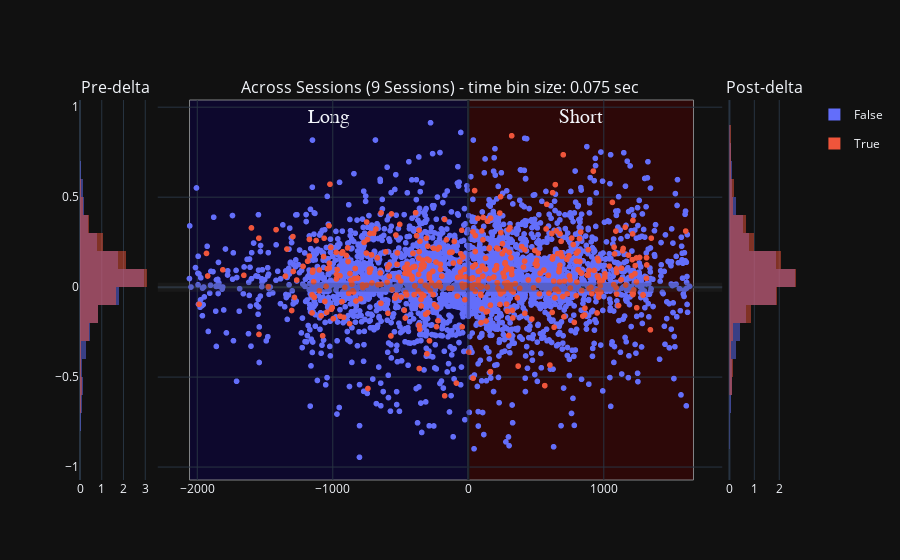

Source (notebook cell):
### Code cell
histogram_bins = 25
# concatenated_ripple_df = deepcopy(df)

# ripple_title_prefix = 'test'
# # Create a bubble chart for ripples
# ripple_num_unique_sessions: int = concatenated_ripple_df.session_name.nunique(dropna=True) # number of unique sessions, ignoring the NA entries
# # ripple_num_unique_time_bins: int = concatenated_ripple_df.time_bin_size.nunique(dropna=True)
# ripple_title_string_suffix: str = f'{ripple_num_unique_sessions} Sessions'
# ripple_title: str = f"{ripple_title_prefix} - {ripple_title_string_suffix}"
# fig_ripples = _helper_build_figure(data_results_df=concatenated_ripple_df, histogram_bins=histogram_bins, earliest_delta_aligned_t_start=earliest_delta_aligned_t_start, latest_delta_aligned_t_end=latest_delta_aligned_t_end, enabled_time_bin_sizes=None,
#                                     main_plot_mode='separate_row_per_session', title=ripple_title)


scatter_title = 'Sevveral Sessions'
# variable_name = 'P_Long'
variable_name = 'wcorr_abs_diff'
# variable_name = 'pearsonr_abs_diff'
# 'color':'is_user_annotated_epoch'
# 'color': 'is_user_annotated_epoch', 
px_scatter_kwargs = {'x': 'delta_aligned_start_t', 'y': variable_name, 'color':"is_user_annotated_epoch", 'title': scatter_title, 'range_y': [-1.0, 1.0], 'labels': {'session_name': 'Session', 'time_bin_size': 'tbin_size', 'is_user_annotated_epoch':'user_sel'}} # , 'color': 'time_bin_size'
# hist_kwargs = dict(color="time_bin_size")
hist_kwargs = dict(color="is_user_annotated_epoch", histnorm='probability density')
new_fig_ripples = plotly_pre_post_delta_scatter(data_results_df=deepcopy(concatenated_ripple_df), out_scatter_fig=None, histogram_bins=histogram_bins,
                        px_scatter_kwargs=px_scatter_kwargs, histogram_variable_name=variable_name, hist_kwargs=hist_kwargs, forced_range_y=None,
                        time_delta_tuple=(earliest_delta_aligned_t_start, 0.0, latest_delta_aligned_t_end))
new_fig_ripples

### Figure 1 — Plotly figure (JSON) as saved in the notebook; plotly's stock layout.template omitted (floating-point values rounded to 4 significant figures; data arrays with more than 128 entries replaced by an {"elided": "..."} marker saying what was removed)
{"data": [{"alignmentgroup": "True", "bingroup": "y", "histnorm": "probability density", "hovertemplate": "is_user_annotated_epoch=False<br>probability density=%{x}<br>wcorr_abs_diff=%{y}<extra></extra>", "legendgroup": "False", "marker": {"color": "#636efa", "opacity": 0.5, "pattern": {"shape": ""}}, "name": "False", "nbinsy": 25, "offsetgroup": "False", "orientation": "h", "showlegend": true, "type": "histogram", "xaxis": "x", "y": {"elided": "1643 float values"}, "yaxis": "y"}, {"alignmentgroup": "True", "bingroup": "y", "histnorm": "probability density", "hovertemplate": "is_user_annotated_epoch=True<br>probability density=%{x}<br>wcorr_abs_diff=%{y}<extra></extra>", "legendgroup": "True", "marker": {"color": "#EF553B", "opacity": 0.5, "pattern": {"shape": ""}}, "name": "True", "nbinsy": 25, "offsetgroup": "True", "orientation": "h", "showlegend": true, "type": "histogram", "xaxis": "x", "y": {"elided": "212 float values"}, "yaxis": "y"}, {"hovertemplate": "user_sel=False<br>delta_aligned_start_t=%{x}<br>wcorr_abs_diff=%{y}<extra></extra>", "legendgroup": "False", "marker": {"color": "#636efa", "symbol": "circle"}, "mode": "markers", "name": "False", "showlegend": false, "type": "scattergl", "x": {"elided": "3418 float values"}, "xaxis": "x2", "y": {"elided": "3418 float values"}, "yaxis": "y2"}, {"hovertemplate": "user_sel=True<br>delta_aligned_start_t=%{x}<br>wcorr_abs_diff=%{y}<extra></extra>", "legendgroup": "True", "marker": {"color": "#EF553B", "symbol": "circle"}, "mode": "markers", "name": "True", "showlegend": false, "type": "scattergl", "x": {"elided": "448 float values"}, "xaxis": "x2", "y": {"elided": "448 float values"}, "yaxis": "y2"}, {"alignmentgroup": "True", "bingroup": "y", "histnorm": "probability density", "hovertemplate": "is_user_annotated_epoch=False<br>probability density=%{x}<br>wcorr_abs_diff=%{y}<extra></extra>", "legendgroup": "False", "marker": {"color": "#636efa", "opacity": 0.5, "pattern": {"shape": ""}}, "name": "False", "nbinsy": 25, "offsetgroup": "False", "orientation": "h", "showlegend": false, "type": "histogram", "xaxis": "x3", "y": {"elided": "1775 float values"}, "yaxis": "y3"}, {"alignmentgroup": "True", "bingroup": "y", "histnorm": "probability density", "hovertemplate": "is_user_annotated_epoch=True<br>probability density=%{x}<br>wcorr_abs_diff=%{y}<extra></extra>", "legendgroup": "True", "marker": {"color": "#EF553B", "opacity": 0.5, "pattern": {"shape": ""}}, "name": "True", "nbinsy": 25, "offsetgroup": "True", "orientation": "h", "showlegend": false, "type": "histogram", "xaxis": "x3", "y": {"elided": "236 float values"}, "yaxis": "y3"}], "layout": {"annotations": [{"font": {"size": 16}, "showarrow": false, "text": "Pre-delta", "x": 0.049, "xanchor": "center", "xref": "paper", "y": 1, "yanchor": "bottom", "yref": "paper"}, {"font": {"size": 16}, "showarrow": false, "text": "Across Sessions (9 Sessions) - time bin size: 0.075 sec", "x": 0.5, "xanchor": "center", "xref": "paper", "y": 1, "yanchor": "bottom", "yref": "paper"}, {"font": {"size": 16}, "showarrow": false, "text": "Post-delta", "x": 0.951, "xanchor": "center", "xref": "paper", "y": 1, "yanchor": "bottom", "yref": "paper"}], "barmode": "overlay", "shapes": [{"line": {"color": "rgba(0.2,0.2,0.2,.25)", "width": 9}, "type": "line", "x0": 0, "x1": 1, "xref": "x2 domain", "y0": 0, "y1": 0, "yref": "y2"}, {"line": {"color": "rgba(0,0,0,.25)", "width": 3}, "type": "line", "x0": 0, "x1": 0, "xref": "x2", "y0": 0, "y1": 1, "yref": "y2 domain"}, {"fillcolor": "#0b0049", "label": {"font": {"family": "Times New Roman", "size": 20}, "text": "Long", "textposition": "top center"}, "layer": "below", "line": {"width": 1}, "opacity": 0.5, "type": "rect", "x0": -2057.0, "x1": 0, "xref": "x2", "y0": 0, "y1": 1, "yref": "y2 domain"}, {"fillcolor": "#490000", "label": {"font": {"family": "Times New Roman", "size": 20}, "text": "Short", "textposition": "top center"}, "layer": "below", "line": {"width": 1}, "opacity": 0.5, "type": "rect", "x0": 0, "x1": 1662.0, "xref": "x2", "y0": 0, "y1": 1, "yref": "y2 domain"}], "xaxis": {"anchor": "y", "domain": [0, 0.098]}, "xaxis2": {"anchor": "y2", "domain": [0.108, 0.892]}, "xaxis3": {"anchor": "y3", "domain": [0.902, 1]}, "yaxis": {"anchor": "x", "domain": [0, 1]}, "yaxis2": {"anchor": "x2", "domain": [0, 1], "matches": "y", "showticklabels": false}, "yaxis3": {"anchor": "x3", "domain": [0, 1], "matches": "y", "showticklabels": false}}}
